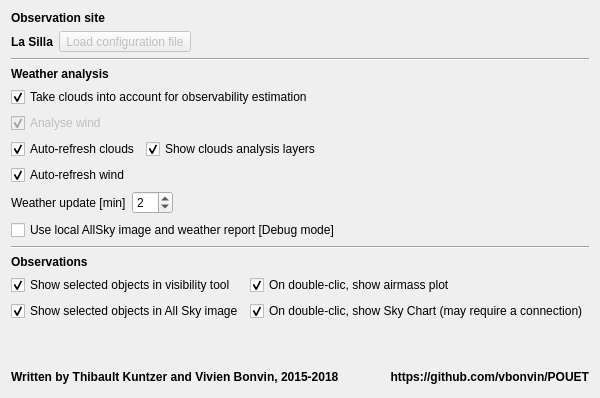
      <widget class="QWidget" name="config">
       <attribute name="title">
        <string>Configuration</string>
       </attribute>
       <layout class="QGridLayout" name="gridLayout_7">
        <item row="0" column="0">
         <layout class="QVBoxLayout" name="verticalLayout_11">
          <item>
           <layout class="QVBoxLayout" name="verticalLayout_9">
            <item>
             <widget class="QLabel" name="label_18">
              <property name="font">
               <font>
                <weight>75</weight>
                <bold>true</bold>
               </font>
              </property>
              <property name="text">
               <string>Observation site</string>
              </property>
              <property name="alignment">
               <set>Qt::AlignLeading|Qt::AlignLeft|Qt::AlignVCenter</set>
              </property>
             </widget>
            </item>
            <item>
             <layout class="QHBoxLayout" name="horizontalLayout_9">
              <item>
               <widget class="QLabel" name="label_20">
                <property name="font">
                 <font>
                  <weight>75</weight>
                  <bold>true</bold>
                 </font>
                </property>
                <property name="text">
                 <string>La Silla</string>
                </property>
                <property name="alignment">
                 <set>Qt::AlignLeading|Qt::AlignLeft|Qt::AlignVCenter</set>
                </property>
               </widget>
              </item>
              <item>
               <widget class="QToolButton" name="toolButton">
                <property name="enabled">
                 <bool>false</bool>
                </property>
                <property name="text">
                 <string>Load configuration file</string>
                </property>
               </widget>
              </item>
              <item>
               <spacer name="horizontalSpacer_19">
                <property name="orientation">
                 <enum>Qt::Horizontal</enum>
                </property>
                <property name="sizeHint" stdset="0">
                 <size>
                  <width>40</width>
                  <height>20</height>
                 </size>
                </property>
               </spacer>
              </item>
             </layout>
            </item>
           </layout>
          </item>
          <item>
           <widget class="Line" name="line_4">
            <property name="orientation">
             <enum>Qt::Horizontal</enum>
            </property>
           </widget>
          </item>
          <item>
           <layout class="QVBoxLayout" name="verticalLayout_10">
            <item>
             <widget class="QLabel" name="label_19">
              <property name="font">
               <font>
                <weight>75</weight>
                <bold>true</bold>
               </font>
              </property>
              <property name="text">
               <string>Weather analysis</string>
              </property>
              <property name="alignment">
               <set>Qt::AlignLeading|Qt::AlignLeft|Qt::AlignVCenter</set>
              </property>
             </widget>
            </item>
            <item>
             <widget class="QCheckBox" name="configCloudsAnalysis">
              <property name="enabled">
               <bool>true</bool>
              </property>
              <property name="text">
               <string>Take clouds into account for observability estimation</string>
              </property>
              <property name="checked">
               <bool>true</bool>
              </property>
             </widget>
            </item>
            <item>
             <widget class="QCheckBox" name="config_wind_analyse">
              <property name="enabled">
               <bool>false</bool>
              </property>
              <property name="text">
               <string>Analyse wind</string>
              </property>
              <property name="checked">
               <bool>true</bool>
              </property>
             </widget>
            </item>
            <item>
             <layout class="QHBoxLayout" name="horizontalLayout_10">
              <item>
               <widget class="QCheckBox" name="configCloudsAutoRefreshValue">
                <property name="text">
                 <string>Auto-refresh clouds</string>
                </property>
                <property name="checked">
                 <bool>true</bool>
                </property>
               </widget>
              </item>
              <item>
               <widget class="QCheckBox" name="configCloudsShowLayersValue">
                <property name="text">
                 <string>Show clouds analysis layers</string>
                </property>
                <property name="checked">
                 <bool>true</bool>
                </property>
               </widget>
              </item>
              <item>
               <spacer name="horizontalSpacer_21">
                <property name="orientation">
                 <enum>Qt::Horizontal</enum>
                </property>
                <property name="sizeHint" stdset="0">
                 <size>
                  <width>40</width>
                  <height>20</height>
                 </size>
                </property>
               </spacer>
              </item>
             </layout>
            </item>
            <item>
             <widget class="QCheckBox" name="configWindAutoRefreshValue">
              <property name="text">
               <string>Auto-refresh wind</string>
              </property>
              <property name="checked">
               <bool>true</bool>
              </property>
             </widget>
            </item>
            <item>
             <layout class="QHBoxLayout" name="horizontalLayout_11">
              <item>
               <widget class="QLabel" name="label_21">
                <property name="font">
                 <font>
                  <weight>50</weight>
                  <bold>false</bold>
                 </font>
                </property>
                <property name="text">
                 <string>Weather update [min]</string>
                </property>
                <property name="alignment">
                 <set>Qt::AlignLeading|Qt::AlignLeft|Qt::AlignVCenter</set>
                </property>
               </widget>
              </item>
              <item>
               <widget class="QSpinBox" name="configAutoupdateFreqValue">
                <property name="enabled">
                 <bool>true</bool>
                </property>
                <property name="minimum">
                 <number>1</number>
                </property>
                <property name="maximum">
                 <number>30</number>
                </property>
                <property name="singleStep">
                 <number>1</number>
                </property>
                <property name="value">
                 <number>2</number>
                </property>
               </widget>
              </item>
              <item>
               <spacer name="horizontalSpacer_20">
                <property name="orientation">
                 <enum>Qt::Horizontal</enum>
                </property>
                <property name="sizeHint" stdset="0">
                 <size>
                  <width>40</width>
                  <height>20</height>
                 </size>
                </property>
               </spacer>
              </item>
             </layout>
            </item>
            <item>
             <widget class="QCheckBox" name="configDebugModeValue">
              <property name="enabled">
               <bool>true</bool>
              </property>
              <property name="text">
               <string>Use local AllSky image and weather report [Debug mode]</string>
              </property>
              <property name="checked">
               <bool>false</bool>
              </property>
             </widget>
            </item>
           </layout>
          </item>
          <item>
           <widget class="Line" name="line_5">
            <property name="orientation">
             <enum>Qt::Horizontal</enum>
            </property>
           </widget>
          </item>
          <item>
           <layout class="QVBoxLayout" name="verticalLayout_8">
            <item>
             <widget class="QLabel" name="label_22">
              <property name="font">
               <font>
                <weight>75</weight>
                <bold>true</bold>
               </font>
              </property>
              <property name="text">
               <string>Observations</string>
              </property>
              <property name="alignment">
               <set>Qt::AlignLeading|Qt::AlignLeft|Qt::AlignVCenter</set>
              </property>
             </widget>
            </item>
            <item>
             <layout class="QGridLayout" name="gridLayout_6">
              <item row="0" column="0">
               <widget class="QCheckBox" name="configShowTargetsVisibilityValue">
                <property name="enabled">
                 <bool>true</bool>
                </property>
                <property name="text">
                 <string>Show selected objects in visibility tool</string>
                </property>
                <property name="checked">
                 <bool>true</bool>
                </property>
               </widget>
              </item>
              <item row="0" column="1">
               <widget class="QCheckBox" name="configDoubleClicAirmassValue">
                <property name="enabled">
                 <bool>true</bool>
                </property>
                <property name="text">
                 <string>On double-clic, show airmass plot</string>
                </property>
                <property name="checked">
                 <bool>true</bool>
                </property>
               </widget>
              </item>
              <item row="1" column="0">
               <widget class="QCheckBox" name="configShowTargetsAllSkyValue">
                <property name="enabled">
                 <bool>true</bool>
                </property>
                <property name="text">
                 <string>Show selected objects in All Sky image</string>
                </property>
                <property name="checked">
                 <bool>true</bool>
                </property>
               </widget>
              </item>
              <item row="1" column="1">
               <widget class="QCheckBox" name="configDoubleClicSkyChartValue">
                <property name="enabled">
                 <bool>true</bool>
                </property>
                <property name="text">
                 <string>On double-clic, show Sky Chart (may require a connection)</string>
                </property>
                <property name="checked">
                 <bool>true</bool>
                </property>
               </widget>
              </item>
             </layout>
            </item>
           </layout>
          </item>
         </layout>
        </item>
        <item row="2" column="0">
         <layout class="QHBoxLayout" name="horizontalLayout_8">
          <item alignment="Qt::AlignHCenter">
           <widget class="QLabel" name="label_25">
            <property name="font">
             <font>
              <weight>75</weight>
              <bold>true</bold>
             </font>
            </property>
            <property name="text">
             <string>Written by Thibault Kuntzer and Vivien Bonvin, 2015-2018</string>
            </property>
            <property name="alignment">
             <set>Qt::AlignLeading|Qt::AlignLeft|Qt::AlignVCenter</set>
            </property>
           </widget>
          </item>
          <item>
           <spacer name="horizontalSpacer_18">
            <property name="orientation">
             <enum>Qt::Horizontal</enum>
            </property>
            <property name="sizeHint" stdset="0">
             <size>
              <width>40</width>
              <height>20</height>
             </size>
            </property>
           </spacer>
          </item>
          <item>
           <widget class="QLabel" name="label_26">
            <property name="font">
             <font>
              <weight>75</weight>
              <bold>true</bold>
             </font>
            </property>
            <property name="text">
             <string>https://github.com/vbonvin/POUET</string>
            </property>
            <property name="alignment">
             <set>Qt::AlignRight|Qt::AlignTrailing|Qt::AlignVCenter</set>
            </property>
           </widget>
          </item>
         </layout>
        </item>
        <item row="1" column="0">
         <spacer name="verticalSpacer">
          <property name="orientation">
           <enum>Qt::Vertical</enum>
          </property>
          <property name="sizeHint" stdset="0">
           <size>
            <width>20</width>
            <height>40</height>
           </size>
          </property>
         </spacer>
        </item>
       </layout>
      </widget>
